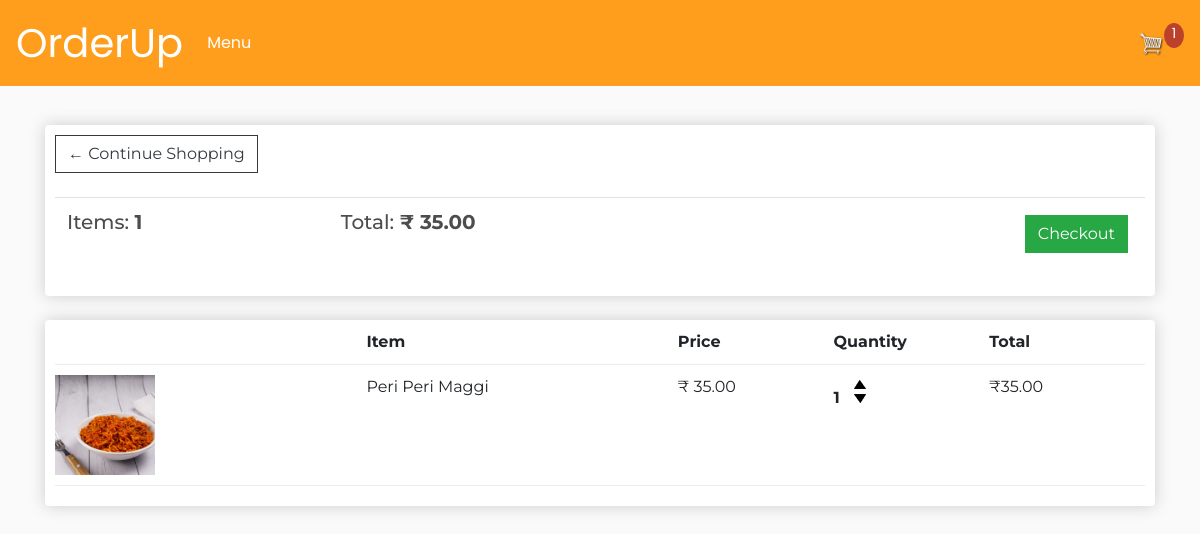
Before: /cart/ (signed in) with the older database file.
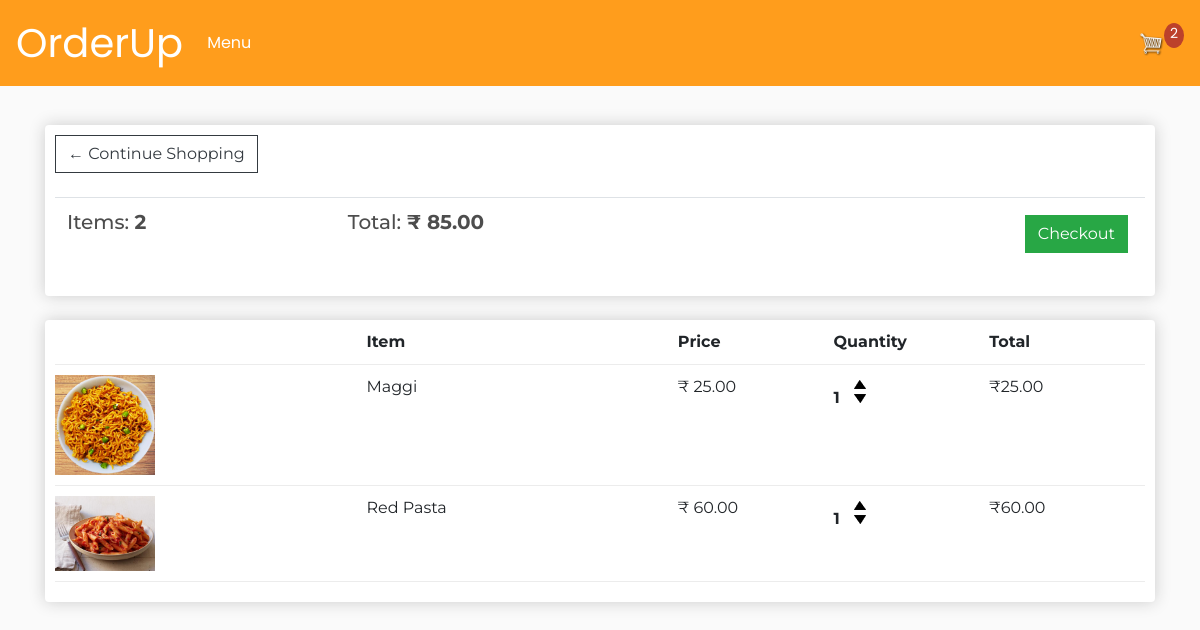
After: the same page with the newer database file.
### store/models.py (models this page shows, shortened)
class Order(models.Model):
	customer = models.ForeignKey(Customer, on_delete=models.SET_NULL, null=True, blank=True)
	date_ordered = models.DateTimeField(auto_now_add=True)
	complete = models.BooleanField(default=False)
	transaction_id = models.CharField(max_length=100, null=True)
	@property
	def get_cart_total(self):
		orderitems = self.orderitem_set.all()
		total = sum([item.get_total for item in orderitems])
		return total
	@property
	def get_cart_items(self):
		orderitems = self.orderitem_set.all()
		total = sum([item.quantity for item in orderitems])
		return total

class OrderItem(models.Model):
	product = models.ForeignKey(Product, on_delete=models.SET_NULL, null=True)
	order = models.ForeignKey(Order, on_delete=models.SET_NULL, null=True)
	quantity = models.IntegerField(default=0, null=True, blank=True)
	date_added = models.DateTimeField(auto_now_add=True)
	@property
	def get_total(self):
		total = self.product.price * self.quantity
		return total

class Product(models.Model):
	name = models.CharField(max_length=200)
	price = models.DecimalField(max_digits=7, decimal_places=2)
	digital = models.BooleanField(default=False,null=True, blank=True)
	image = models.ImageField(null=True, blank=True)
	@property
	def imageURL(self):
		try:
			url = self.image.url
		except:
			url = ''
		return url

### store/views.py (the view)
# urls.py: path('cart/', views.cart, name="cart"),
def cart(request):
    data  = cartData(request)
    cartItems = data['cartItems']
    order = data['order']
    items = data['items']
    context = {'items':items, 'order':order, 'cartItems':cartItems}
    return render(request, 'store/cart.html', context)

### store/utils.py (called while the page is built)
def cartData(request):
    if request.user.is_authenticated:
        customer = request.user.customer
        order, created = Order.objects.get_or_create(customer=customer, complete=False)
        items = order.orderitem_set.all()
        cartItems = order.get_cart_items
    else:
        cookieData = cookieCart(request)
        cartItems = cookieData['cartItems']
        order = cookieData['order']
        items = cookieData['items']
    return {'cartItems':cartItems, 'order':order, 'items':items}

### store/templates/store/cart.html
{% extends 'store/main.html' %}
{% load static %}
{% block content %}
<div class="row">
  	<div class="col-lg-12">
      <div class="box-element">
          <a  class="btn btn-outline-dark" href="{% url 'store' %}">&#x2190; Continue Shopping</a>
          <br>
          <br>
          <table class="table">
            <tr>
              <th><h5>Items: <strong>{{ order.get_cart_items }}</strong></h5></th>
              <th><h5>Total:<strong> &#8377; {{ order.get_cart_total|floatformat:2 }}</strong></h5></th>
              <th>
                <a  style="float:right; margin:5px;" class="btn btn-success" href="{% url 'checkout' %}">Checkout</a>
              </th>
            </tr>
          </table>
  		</div>
  		<br>
  		<div class="box-element">
          <div class="cart-row">
    					<div style="flex:2"></div>
    					<div style="flex:2"><strong>Item</strong></div>
    					<div style="flex:1"><strong>Price</strong></div>
    					<div style="flex:1"><strong>Quantity</strong></div>
    					<div style="flex:1"><strong>Total</strong></div>
  				</div>
          {% for item in items %}
            <div class="cart-row">
      					<div style="flex:2"><img class="row-image" src="{{ item.product.imageURL }}"></div>
      					<div style="flex:2"><p>{{ item.product.name }}</p></div>
      					<div style="flex:1"><p>&#8377; {{ item.product.price|floatformat:2 }}</p></div>
      					<div style="flex:1">
      						<p class="quantity">{{ item.quantity }}</p>
      						<div class="quantity">
      							<img data-product='{{item.product.id}}' data-action='add' class="chg-quantity update-cart" src="{% static  'store/images/arrow-up.png' %}">
      							<img data-product='{{item.product.id}}' data-action='remove' class="chg-quantity update-cart" src="{% static  'store/images/arrow-down.png' %}">
      						</div>
      					</div>
      					<div style="flex:1"><p>&#8377;{{ item.get_total|floatformat:2 }}</p></div>
  				  </div>
          {% endfor %}
  		</div>
  	</div>
</div>
{% endblock content %}

### store/templates/store/main.html (shortened to what this page needs)
<!DOCTYPE html>
{% load static %}
<html>
  <head>
    <link
      rel="stylesheet"
      href="https://stackpath.bootstrapcdn.com/bootstrap/4.4.1/css/bootstrap.min.css"
    />
    <link
      rel="stylesheet"
      type="text/css"
      href="{% static 'store/css/main.css' %}"
    />
  </head>
  <body>
    <nav class="navbar navbar-expand-lg navbar-dark bg-dark">
      <a class="navbar-brand" href="{% url 'store' %}">OrderUp</a>
      <div class="collapse navbar-collapse" id="navbarSupportedContent">
        <ul class="navbar-nav mr-auto">
          <li class="nav-item active">
            <a class="nav-link" href="{% url 'store' %}"
              >Menu <span class="sr-only">(current)</span></a
            >
          </li>
        </ul>
        <div class="form-inline my-2 my-lg-0">
          <a href="{% url 'cart' %}">
            <img id="cart-icon" src="{% static 'store/images/cart.png' %}" />
          </a>
          <p id="cart-total">{{ cartItems }}</p>
        </div>
      </div>
    </nav>
    <div class="container">
      <br />
      {% block content %} {% endblock content %}
    </div>
  </body>
</html>

### store/static/store/css/main.css (style rules this page uses)
body { background-color: hsl(0, 0%, 98%); }
h1,h2,h3,h4,h5,h6 { color:hsl(0, 0%, 30%); }
.box-element { box-shadow:hsl(0, 0%, 80%) 0 0 16px; background-color: #fff; border-radius: 4px; padding: 10px; font-family: 'Montserrat', sans-serif; }
.bg-dark { background-color: #ff9d1c!important; }
.navbar-brand { font-family: 'Poppins', sans-serif;; font-size: 40px; }
.nav-link { font-family: 'Poppins', sans-serif; font-size: 16px; }
#cart-icon { width:25px; display: inline-block; margin-left: 15px; }
#cart-total { display: block; text-align: center; color:#fff; background-color: #BC412B; width: 20px; height: 25px; border-radius: 50%; font-size: 14px; font-family: 'Poppins', sans-serif; }
.col-lg-4, .col-lg-6, .col-lg-8, .col-lg-12 { margin-top: 15px; margin-bottom: 30px; }
.btn { border-radius: 0; font-family: 'Montserrat', sans-serif; }
.row-image { width: 100px; }
.cart-row { display: flex; align-items: flex-stretch; padding-bottom: 10px; margin-bottom: 10px; border-bottom: 1px solid #ececec; }
.quantity { display: inline-block; font-weight: 700; padding-right:10px; }
.chg-quantity { width: 12px; cursor: pointer; display: block; margin-top: 5px; transition:.1s; }

Changed rows visible on the page:
removed Order: get_cart_items "1", get_cart_total "35.00"
removed OrderItem: product.imageURL (picture), product.name "Peri Peri Maggi", product.price "35.00", quantity "1", get_total "35.00"
added Order: get_cart_items "2", get_cart_total "85.00"
added OrderItem: product.imageURL (picture), product.name "Maggi", product.price "25.00", quantity "1", get_total "25.00"
added OrderItem: product.imageURL (picture), product.name "Red Pasta", product.price "60.00", quantity "1", get_total "60.00"
Other visible differences:
{{ cartItems }}: "1" → "2"
